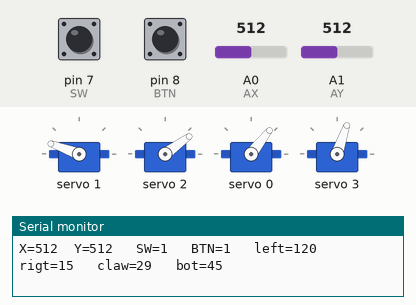
Simulated run of this sketch. Board: Arduino Uno, built with avr-gcc and run on an emulated ATmega328P. Parts: 4 × servo, the last lines printed to the serial monitor. The test bench sets the inputs (shaded band); at power-on: A0 (AX) = 512, A1 (AY) = 512, pin 8 (BTN) HIGH, pin 7 (SW) HIGH.

Above: at 1.2 s.
1.3 s: A0 (AX) set to 468
2.8 s: A0 (AX) set to 435
At 3.53 s:
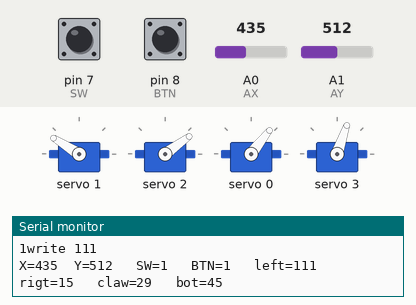
5.8 s: A1 (AY) set to 461
8.8 s: A1 (AY) set to 434
At 10.64 s:
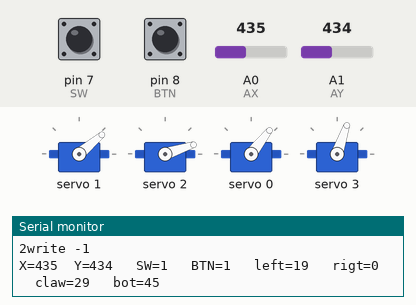
11.8 s: pin 8 (BTN) pulled LOW for 3.2 s
At 16.1 s:
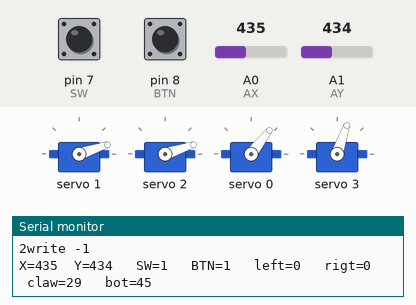
16.5 s: A0 (AX) set to 587
18.0 s: A0 (AX) set to 611
At 22.81 s:
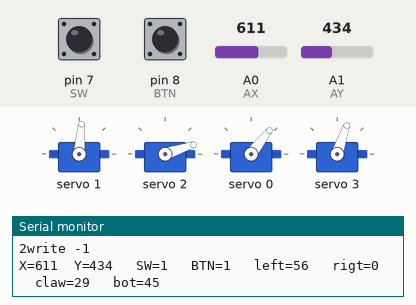
Timing chart, 0 to 23.9 s (numbered marks = the images above; inputs shaded):
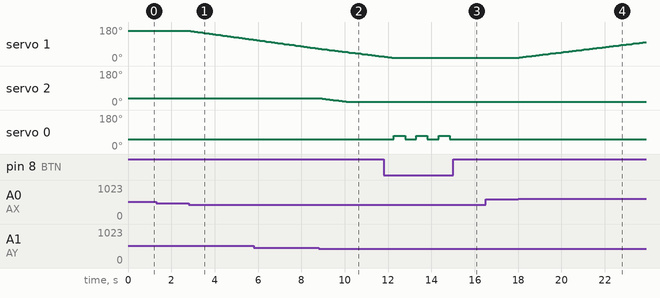

The sketch:

RoboticArm_B.ino
```cpp
#include "PWMServo.h"
#define SERVOPIN_CLAW 0
#define SERVOPIN_LEFT 1
#define SERVOPIN_RIGHT 2
#define SERVOPIN_BOTTOM 3
#define AX A0
#define AY A1

#define SW 7
#define BTN 8

pwmServo claw, left, right, bottom;

int claw_close=29,claw_open=45;
int max_left=120, min_left=23;
int max_right=89, min_right = 15;
int max_bottom=180, min_bottom=0;
int btn_counter=0;

void setup() {
  Serial.begin(9600);
  pinMode(BTN,INPUT_PULLUP);
  pinMode(SW, INPUT_PULLUP);
  left.attach(SERVOPIN_LEFT);
  right.attach(SERVOPIN_RIGHT);
  claw.attach(SERVOPIN_CLAW);
  bottom.attach(SERVOPIN_BOTTOM);
  left.write(max_left);
  right.write(min_right);
  claw.write(claw_close);
  bottom.write(45);
}

void loop() {
  int ax = analogRead(AX);
  int ay = analogRead(AY);
  int btn = digitalRead(BTN);
  int sw = digitalRead(SW);

  if (ax < 450) {
      left.write(left.read() -1);
    //bottom.write(bottom.read()-1);
  } else if (ax > 600) {
    left.write(left.read() +1);
    //bottom.write(bottom.read()+1);
  }
  if (ay < 450) {
    right.write(right.read() -1);
  } else if (ay > 600 ) {
    right.write(right.read() +1);
  }
//
//  if (ax < 450 && left.read() > min_left) {
//      left.write(left.read() -1);
//    //bottom.write(bottom.read()-1);
//  } else if (ax > 600 && left.read() < max_left) {
//    left.write(left.read() +1);
//    //bottom.write(bottom.read()+1);
//  }
//  if (ay < 450 && right.read() > min_right) {
//    right.write(right.read() -1);
//  } else if (ay > 600 && right.read() < max_right) {
//    right.write(right.read() +1);
//  }

//  if (sw == 0) {
//    claw.write(claw.read()-1);
//  } else if (btn == 0) {
//    claw.write(claw.read()+1);
//  }


  if (btn==0) {
    if (btn_counter < 5) {
      btn_counter ++;
    } else {
      if (claw.read() == claw_open) {
        claw.write(claw_close);
      } else {
        claw.write(claw_open);
      }
      btn_counter = 0;
    }
  } else {
    btn_counter = 0;
  }

  Serial.print("X=");
  Serial.print(ax);
  Serial.print("\tY=");
  Serial.print(ay);
  Serial.print("\t SW=");
  Serial.print(sw);
  Serial.print("\t BTN=");
  Serial.print(btn);
  Serial.print("\t left=");
  Serial.print(left.read());
  Serial.print("\t rigt=");
  Serial.print(right.read());
  Serial.print("\t claw=");
  Serial.print(claw.read());
  Serial.print("\t bot=");
  Serial.print(bottom.read());
  Serial.println("");

}
```

PWMServo.cpp
```cpp
#include "PWMServo.h"

//#define SERVO_MIN() (MIN_PULSE_WIDTH - this->min * 4)  // minimum value in uS for this servo
//#define SERVO_MAX() (MAX_PULSE_WIDTH - this->max * 4)  // maximum value in uS for this servo
#define SERVOMIN  150 // This is the 'minimum' pulse length count (out of 4096)
#define SERVOMAX  600 // This is the 'maximum' pulse length count (out of 4096)
#define USMIN  600 // This is the rounded 'minimum' microsecond length based on the minimum pulse of 150
#define USMAX  2400 // This is the rounded 'maximum' microsecond length based on the maximum pulse of 600
#define SERVO_FREQ 50 // Analog servos run at ~50 Hz updates

Adafruit_PWMServoDriver pwm = Adafruit_PWMServoDriver();
bool pwm_initialized= false;

pwmServo::pwmServo() {

}

uint8_t pwmServo::attach(int pin) {
    this->servoIndex = pin;
    Serial.print("PWM attached");
    Serial.println(pin);
    if (!pwm_initialized) {
        pwm.begin();
        pwm.setOscillatorFrequency(27000000);
        pwm.setPWMFreq(SERVO_FREQ);  // Analog servos run at ~50 Hz updates
        pwm_initialized = true;
        //Serial.println("PWM initialized");
    }
}

void pwmServo::write(int value) {
    Serial.print(this->servoIndex);
    Serial.print("write ");
    Serial.println(value);
    if(value < 0) value = 0;
    if(value > 180) value = 180;
    ang = value;
    value = map(value, 0, 180, SERVOMIN,  SERVOMAX);
    pwm.setPWM(this->servoIndex,0,value);
    //this->writeMicroseconds(value);
}

int pwmServo::read() {
    //return  map( pwm.getPWM(this->servoIndex), SERVOMIN, SERVOMAX, 0, 180);
    return ang;
}
```

PWMServo.h
```cpp
#ifndef PWMSERVO_H
#define PWMSERVO_H

#include <Wire.h>
#include "Adafruit_PWMServoDriver.h"

#define MIN_PULSE_WIDTH       544     // the shortest pulse sent to a servo
#define MAX_PULSE_WIDTH      2400     // the longest pulse sent to a servo
#define DEFAULT_PULSE_WIDTH  1500     // default pulse width when servo is attached

class pwmServo {
  public:
    pwmServo();
    uint8_t attach(int pin);
    void write(int value);
    int read();
  private:
    uint8_t servoIndex;
    uint8_t ang;
    int8_t min;
    int8_t max;
};

#endif
```

Measured:
- the behaviour switches between 450 and 449 on A0 (AX) (found by bisection; images 0 and 1)
- the behaviour switches between 450 and 449 on A1 (AY) (found by bisection; images 1 and 2)
- the behaviour switches between 600 and 601 on A0 (AX) (found by bisection; images 3 and 4)
- after the input at 2.8 s, servo 1: moves from 160° to 113° over 3.0 s, starting at once
- after the input at 8.8 s, servo 2: moves from 36° to 18° over 1.2 s, starting after 0.07 s
- after the input at 11.8 s, servo 0: alternates 71° for 0.52 s and 52° for 0.52 s, 6 changes in all, then stays 52°, starting after 0.47 s
- after the input at 18.0 s, servo 1: moves from 18° to 100° over 5.8 s, starting after 0.05 s
